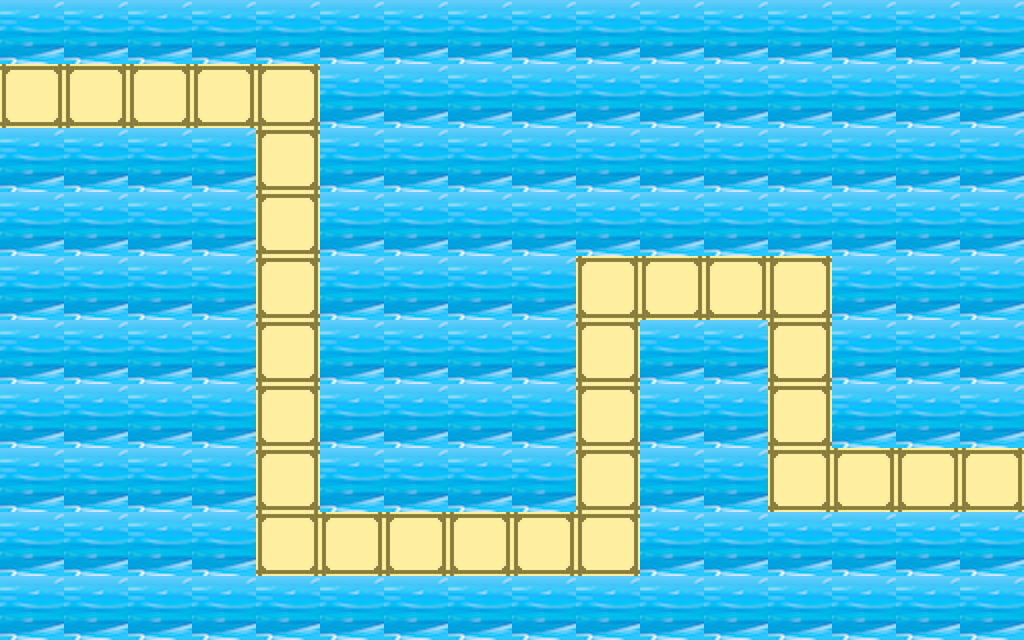

A 2D game scene composited from a Tiled map and its tileset images. What follows is a short description and the map's XML, with every tile layer's data as written:
An orthogonal 16x10 tile map with 64x64 px tiles, 2 tile layers (bg, path), 2 tilesets.

<map version="1.0" tiledversion="1.0.3" orientation="orthogonal" renderorder="right-down" width="16" height="10" tilewidth="64" tileheight="64" nextobjectid="1">
 <tileset firstgid="1" name="ocean" tilewidth="64" tileheight="64" tilecount="1" columns="1">
  <image source="ocean.png" width="64" height="64" />
 </tileset>
 <tileset firstgid="2" name="bridge" tilewidth="64" tileheight="64" tilecount="1" columns="1">
  <image source="bridge.png" width="64" height="64" />
 </tileset>
 <layer name="bg" width="16" height="10">
  <data encoding="csv">
1,1,1,1,1,1,1,1,1,1,1,1,1,1,1,1,
1,1,1,1,1,1,1,1,1,1,1,1,1,1,1,1,
1,1,1,1,1,1,1,1,1,1,1,1,1,1,1,1,
1,1,1,1,1,1,1,1,1,1,1,1,1,1,1,1,
1,1,1,1,1,1,1,1,1,1,1,1,1,1,1,1,
1,1,1,1,1,1,1,1,1,1,1,1,1,1,1,1,
1,1,1,1,1,1,1,1,1,1,1,1,1,1,1,1,
1,1,1,1,1,1,1,1,1,1,1,1,1,1,1,1,
1,1,1,1,1,1,1,1,1,1,1,1,1,1,1,1,
1,1,1,1,1,1,1,1,1,1,1,1,1,1,1,1
</data>
 </layer>
 <layer name="path" width="16" height="10">
  <data encoding="csv">
0,0,0,0,0,0,0,0,0,0,0,0,0,0,0,0,
2,2,2,2,2,0,0,0,0,0,0,0,0,0,0,0,
0,0,0,0,2,0,0,0,0,0,0,0,0,0,0,0,
0,0,0,0,2,0,0,0,0,0,0,0,0,0,0,0,
0,0,0,0,2,0,0,0,0,2,2,2,2,0,0,0,
0,0,0,0,2,0,0,0,0,2,0,0,2,0,0,0,
0,0,0,0,2,0,0,0,0,2,0,0,2,0,0,0,
0,0,0,0,2,0,0,0,0,2,0,0,2,2,2,2,
0,0,0,0,2,2,2,2,2,2,0,0,0,0,0,0,
0,0,0,0,0,0,0,0,0,0,0,0,0,0,0,0
</data>
 </layer>
</map>